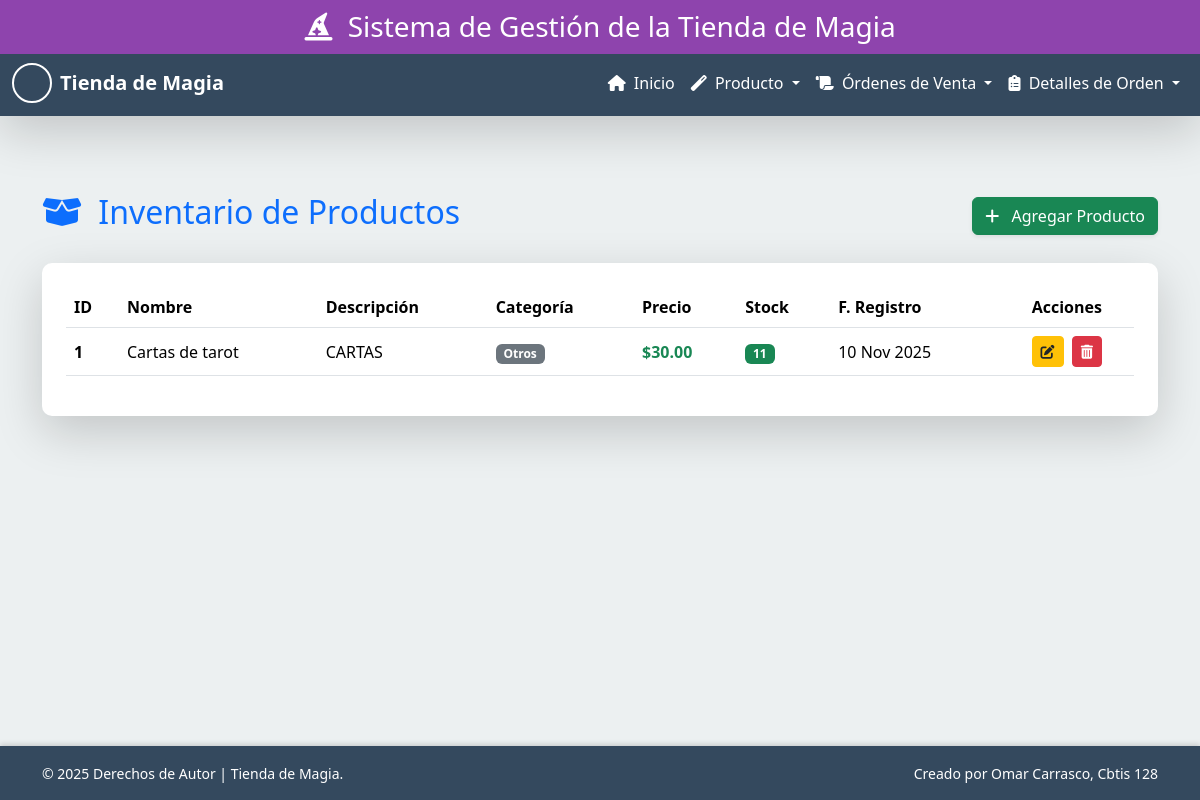
/productos/, run on the app's committed database.
### app_TiendadeMagia/models.py (models this page shows, shortened)
class Producto(models.Model):
    nombre = models.CharField(max_length=100)
    descripcion = models.TextField(blank=True, null=True)
    categoria = models.CharField(max_length=50)
    precio = models.DecimalField(max_digits=10, decimal_places=2)
    proveedor = models.CharField(max_length=100, blank=True, null=True)
    stock = models.IntegerField(default=0)
    fecha_registro = models.DateField(default=date.today)
    class Meta:
        verbose_name = "Producto de Magia"
        verbose_name_plural = "Productos de Magia"
        ordering = ['nombre']

### app_TiendadeMagia/views.py (the view)
# urls.py: path('productos/', views.ver_producto, name='ver_producto'),
def ver_producto(request):
    productos = Producto.objects.all().order_by('nombre')
    return render(request, 'producto/ver_producto.html', {
        'productos': productos,
        'titulo': 'Ver Productos'
    })

### app_TiendadeMagia/templates/producto/ver_producto.html (shortened to what this page needs)
{% extends 'base.html' %}
{% block content %}
<div class="d-flex justify-content-between align-items-center mb-4 pt-5">
    <h2 class="text-primary"><i class="fas fa-box-open me-2"></i> Inventario de Productos</h2>
    <a href="{% url 'agregar_producto' %}" class="btn btn-success shadow-sm">
        <i class="fas fa-plus me-2"></i> Agregar Producto
    </a>
</div>
<div class="card shadow-lg border-0" style="border-radius: 10px;">
    <div class="card-body p-4">
        {% if productos %}
        <div class="table-responsive">
            <table class="table table-hover align-middle">
                <thead>
                    <tr>
                        <th scope="col">ID</th>
                        <th scope="col">Nombre</th>
                        <th scope="col">Descripción</th>
                        <th scope="col">Categoría</th>
                        <th scope="col">Precio</th>
                        <th scope="col">Stock</th>
                        <th scope="col">F. Registro</th>
                        <th scope="col" class="text-center">Acciones</th>
                    </tr>
                </thead>
                <tbody>
                    {% for producto in productos %}
                    <tr>
                        <th scope="row">{{ producto.pk }}</th>
                        <td>{{ producto.nombre }}</td>
                        <td>{{ producto.descripcion|truncatechars:30|default:"S/D" }}</td>
                        <td><span class="badge bg-secondary">{{ producto.categoria|default:"N/A" }}</span></td>
                        <td><strong class="text-success">${{ producto.precio|floatformat:2|default:"0.00" }}</strong></td>
                        <td><span class="badge {% if producto.stock <= 5 %}bg-danger{% else %}bg-success{% endif %}">{{ producto.stock }}</span></td>
                        <td>{{ producto.fecha_registro|date:"d M Y"|default:"N/A" }}</td>
                        <td class="text-center">
                            <a href="{% url 'actualizar_producto' producto.pk %}" class="btn btn-sm btn-warning text-dark me-1" title="Editar">
                                <i class="fas fa-edit"></i>
                            </a>
                            <a href="{% url 'borrar_producto' producto.pk %}" class="btn btn-sm btn-danger" title="Borrar">
                                <i class="fas fa-trash-alt"></i>
                            </a>
                        </td>
                    </tr>
                    {% endfor %}
                </tbody>
            </table>
            </div>
        {% else %}
        <div class="alert alert-info mb-0">No hay productos de magia registrados.</div>
        {% endif %}
    </div>
</div>
{% endblock %}

### app_TiendadeMagia/templates/base.html (style rules this page uses)
:root { --color-primary: #8e44ad; --color-light: #ecf0f1; --header-height: 50px; --navbar-height: 55px; }
body { background-color: var(--color-light); display: flex; flex-direction: column; min-height: 100vh; padding-top: calc(var(--header-height) + var(--navbar-height) + 1rem); }

### data on the page
Producto: pk "1", nombre "Cartas de tarot", descripcion "CARTAS", categoria "Otros", precio "30.00", stock "11", fecha_registro "10 Nov 2025"
